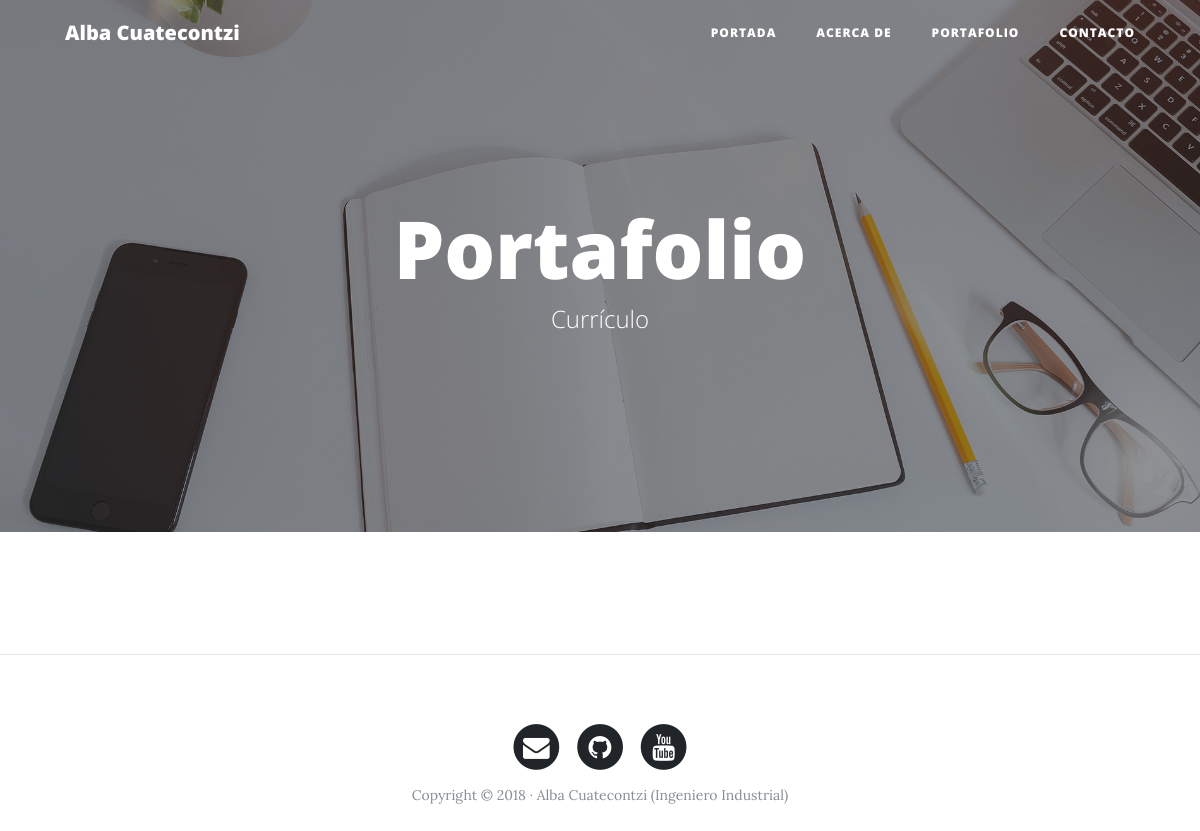
Page /portfolio on the earlier database version.
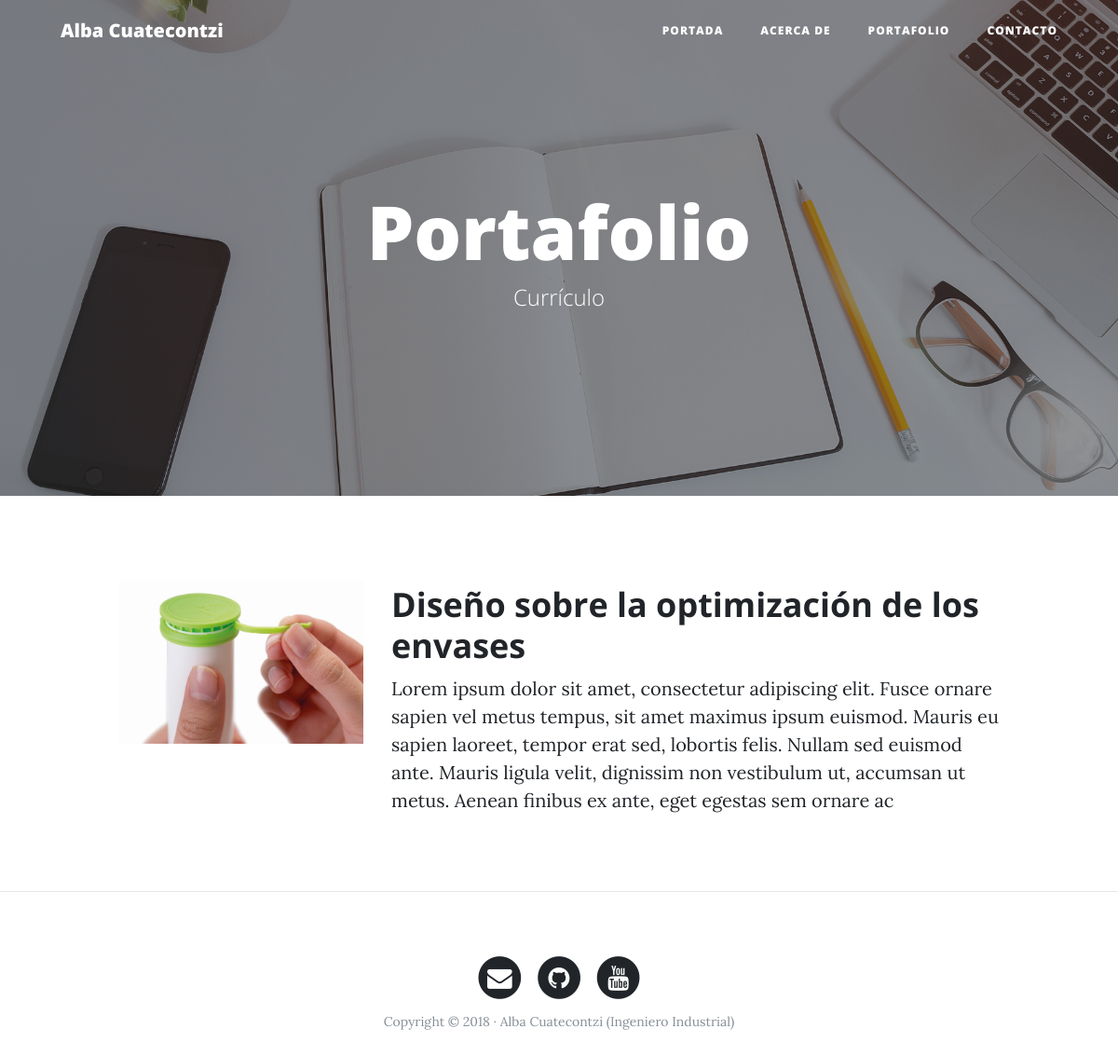
Same page on the later database version.
### portfolio/models.py (models this page shows, shortened)
class Project(models.Model):
    title = models.CharField(max_length=200, verbose_name = "Título")
    description = models.TextField(verbose_name = "Descripción")
    image = models.ImageField(verbose_name = "Imagen", upload_to = "projects")
    link = models.URLField(verbose_name = "Dirección Web", null=True, blank=True)
    created = models.DateTimeField(auto_now_add=True, verbose_name = "Fecha de creación")
    updated = models.DateTimeField(auto_now=True, verbose_name = "Fecha de edición")
    class Meta:
        verbose_name = "proyecto"
        verbose_name_plural = "proyectos"
        ordering = ["-created"]

### portfolio/views.py (the view)
# urls.py: path('portfolio', portfolio_views.portfolio, name="portfolio"),
def portfolio(request):
    projects = Project.objects.all()
    return render(request, "portfolio/portfolio.html", {'projects':projects})

### portfolio/templates/portfolio/portfolio.html (shortened to what this page needs)
{% extends 'core/base.html' %}
{% block background %}{% load static %}{% static 'core/img/portfolio-bg.jpg' %}{% endblock %}
{% block headers %}
<h1>Portafolio</h1>
<span class="subheading">Currículo</span>
{% endblock %}
{% block content %}
	{% for project in projects %}
		<div class="row project">
			<div class="col-lg-3 col-md-4 offset-lg-1">
				<img class="img-fluid" src="{{project.image.url}}" alt="">
			</div>
			<div class="col-lg-7 col-md-8">
	        	<h2 class="section-heading title">{{project.title}}</h2>
	    		<p>{{project.description}}</p>
			</div>
		</div>
	{% endfor %}
{% endblock %}

### core/templates/core/base.html (shortened to what this page needs)
<!DOCTYPE html>
<html lang="es">
  <head>
    {% load static %}
    <link href="{% static 'core/vendor/bootstrap/css/bootstrap.min.css'%}" rel="stylesheet">
    <link href="{% static 'core/vendor/font-awesome/css/font-awesome.min.css'%}" rel="stylesheet" type="text/css">
    <link href="{% static 'core/css/clean-blog.min.css'%}" rel="stylesheet">
  </head>
  <body>
    <nav class="navbar navbar-expand-lg navbar-light fixed-top" id="mainNav">
      <div class="container">
        <a class="navbar-brand" href="{% url 'home' %}">Alba Cuatecontzi</a>
        <div class="collapse navbar-collapse" id="navbarResponsive">
          <ul class="navbar-nav ml-auto">
            <li class="nav-item">
              <a class="nav-link" href="{% url 'home' %}">Portada</a>
            </li>
            <li class="nav-item">
              <a class="nav-link" href="{% url 'about' %}">Acerca de</a>
            </li>
            <li class="nav-item">
              <a class="nav-link" href="{% url 'portfolio' %}">Portafolio</a>
            </li>
            <li class="nav-item">
              <a class="nav-link" href="{% url 'contact' %}">Contacto</a>
            </li>
          </ul>
        </div>
      </div>
    </nav>
    <header class="masthead" style="background-image: url('{% block background %}{% endblock %}')">
      <div class="overlay"></div>
      <div class="container">
        <div class="row">
          <div class="col-lg-8 col-md-10 mx-auto">
            <div class="site-heading">
                {% block headers %}{% endblock %}
            </div>
          </div>
        </div>
      </div>
    </header>
    <div class="container">
        <div class="row">
          {% block content %}{% endblock %}
        </div>
    </div>
    {% if request.path != "/" %} <hr> {% endif %}
    <footer>
      <div class="container">
        <div class="row">
          <div class="col-lg-8 col-md-10 mx-auto">
            <ul class="list-inline text-center">
              <li class="list-inline-item">
                <a href="#">
                  <span class="fa-stack fa-lg">
                    <i class="fa fa-circle fa-stack-2x"></i>
                    <i class="fa fa-envelope fa-stack-1x fa-inverse"></i>
                  </span>
                </a>
              </li>
              <li class="list-inline-item">
                <a href="#">
                  <span class="fa-stack fa-lg">
                    <i class="fa fa-circle fa-stack-2x"></i>
                    <i class="fa fa-github fa-stack-1x fa-inverse"></i>
                  </span>
                </a>
              </li>
              <li class="list-inline-item">
                <a href="#">
                  <span class="fa-stack fa-lg">
                    <i class="fa fa-circle fa-stack-2x"></i>
                    <i class="fa fa-youtube fa-stack-1x fa-inverse"></i>
                  </span>
                </a>
              </li>
            </ul>
            <p class="copyright text-muted">Copyright &copy; 2018 · Alba Cuatecontzi (Ingeniero Industrial) </p>
          </div>
        </div>
      </div>
    </footer>
  </body>
</html>

Differences in the rows shown:
added Project: image (picture), title "Diseño sobre la optimización de los envases", description "Lorem ipsum dolor sit amet, consectetur adipiscing elit. Fusce ornare sapien vel metus tempus, sit amet maximus ipsum euismod. Mauris eu sapien laoreet, tempor erat sed, lobortis felis. Nullam sed euismod ante. Mauris ligula velit, dignissim non vestibulum ut, accumsan ut metus. Aenean finibus ex ante, eget egestas sem ornare ac"
